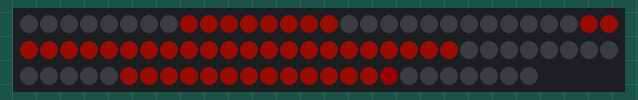
The program below on a simulated ESP32. Parts: 86 RGB LEDs in strip order, left to right, continuing on the next row. Dim RGB values are drawn brighter than linear; WiFi joins after 1.5 s; servers stay silent unless stated; the local clock reads 2024-03-15 10:24:30 at power-on unless the program sets it; what the program prints to the serial monitor is not drawn.

Above: at 1.6 s.

The program:

main.cpp
```cpp
#include <Arduino.h>
#include <WiFi.h>
#include <FastLED.h>
#include <string.h>
#include "time.h"
#include "structs.h"

#define N 8
#define NLEDS 86
#define SEGMENT_SIZE 4
#define DIGIT_SIZE 28
#define MINUTES_SIZE 71
#define SECONDS_SIZE 86

const int ledPin =  4;      // the number of the LED pin
const char* ssid       = "Dalva 2.4";
const char* password   = "carlosbaum";

const char* ntpServer = "pool.ntp.org";
const long  gmtOffset_sec = -3*3600;

CRGB leds[NLEDS];
WiFiClient espClient;

//Variables
struct tm timeinfo;
struct hour key_hours[N];
struct colour key_colours[N];
struct colour current_colour;
struct colour green, yellow, blue;
int count = 0;
int previous;
long next_time_seconds, previous_time_seconds, total_seconds;
int diff_r, diff_g, diff_b;
float percentage;
int r, g, b;

void printLocalTime()
{
  struct tm timeinfo;
  if(!getLocalTime(&timeinfo)){
    Serial.println("Failed to obtain time");
    return;
  }
  Serial.println(&timeinfo, "%A, %B %d %Y %H:%M:%S");
}

struct colour time_based_colour(){

  if(!getLocalTime(&timeinfo)){
    Serial.println("Failed to obtain time");
    current_colour.r = 0;
    current_colour.g = 99;
    current_colour.b = 99;
    return current_colour;
  }
  Serial.println(&timeinfo, "%A, %B %d %Y %H:%M:%S");

  while(key_hours[count].h*60*60 + key_hours[count].m*60 + key_hours[count].s <= timeinfo.tm_hour*60*60 + timeinfo.tm_min*60 + timeinfo.tm_sec){
    count++;
    if (count == N){
      count = 0;
      break;
    }
  }

  if (count == 0)
    previous = N - 1;
  else
    previous = count - 1;

  if (timeinfo.tm_hour*60*60 + timeinfo.tm_min*60 + timeinfo.tm_sec >= key_hours[N-1].h*60*60 + key_hours[N-1].m*60 + key_hours[N-1].s){
    next_time_seconds = key_hours[count].h*60*60 + 24*60*60;
    previous_time_seconds = key_hours[previous].h*60*60;
  }
  else if (timeinfo.tm_hour*60*60 + timeinfo.tm_min*60 + timeinfo.tm_sec < key_hours[0].h*60*60 + key_hours[0].m*60 + key_hours[0].s){
    next_time_seconds = key_hours[count].h*60*60;
    previous_time_seconds = (key_hours[N-1].h - 24)*60*60;
  }
  else{
    next_time_seconds = key_hours[count].h*60*60 + key_hours[count].m*60 + key_hours[count].s;
    previous_time_seconds = key_hours[previous].h*60*60 + key_hours[previous].m*60 + key_hours[previous].s;
  }

  total_seconds = next_time_seconds - previous_time_seconds;
  diff_r = key_colours[count].r - key_colours[previous].r;
  diff_g = key_colours[count].g - key_colours[previous].g;
  diff_b = key_colours[count].b - key_colours[previous].b;

  percentage = 1 - (next_time_seconds - (timeinfo.tm_hour*60*60.0 + timeinfo.tm_min*60.0 + timeinfo.tm_sec))/total_seconds;
  Serial.println(percentage);
  current_colour.r = key_colours[previous].r + diff_r*percentage;
  current_colour.g = key_colours[previous].g + diff_g*percentage;
  current_colour.b = key_colours[previous].b + diff_b*percentage;
  return current_colour;
}

bool check_colour(int x){
  return (x >= 0 && x <= 200);
}

void set_colour(int r, int g, int b, int start, int end){
  bool check_r, check_g, check_b;
  check_r = check_colour(r);
  check_g = check_colour(g);
  check_b = check_colour(b);

  if (check_r && check_g && check_b){
    if (end > 0){
      for(int i = start; i < end; i++)
        leds[i] = CRGB(r, g, b);
    }
    else{
      leds[start] = CRGB(r, g, b);
    }
  }
  return;
}

void prepare_hour_leds(int hour){
  int segments[10][7] =  {{0, 1, 2, 3, 4, 5, -1},
                          {2, 3, -1},
                          {1, 2, 4, 5, 6, -1},
                          {1, 2, 3, 4, 6, -1},
                          {0, 2, 3, 6, -1},
                          {0, 1, 3, 4, 6, -1},
                          {0, 1, 3, 4, 5, 6, -1},
                          {1, 2, 3, -1},
                          {0, 1, 2, 3, 4, 5, 6},
                          {0, 1, 2, 3, 6, -1}};

  String digit_1, digit_2;
  int first_digit, second_digit;
  if (hour < 10){
    first_digit = 0;
    second_digit = hour;
  }
  else{
    digit_1 = String(hour)[0];
    digit_2 = String(hour)[1];
    first_digit = digit_1.toInt();
    second_digit = digit_2.toInt();
  }

  for (int i = 0; i < 7 && segments[first_digit][i] != -1; i++){
    set_colour(current_colour.r, current_colour.g, current_colour.b, segments[first_digit][i]*SEGMENT_SIZE, segments[first_digit][i]*SEGMENT_SIZE+SEGMENT_SIZE);
  }

  for (int i = 0; i < 7 && segments[second_digit][i] != -1; i++){
    set_colour(current_colour.r, current_colour.g, current_colour.b, segments[second_digit][i]*SEGMENT_SIZE+DIGIT_SIZE, segments[second_digit][i]*SEGMENT_SIZE+DIGIT_SIZE+SEGMENT_SIZE);
  }
}

void prepare_minutes_leds(int min){
  int complete_leds, active_led;
  complete_leds = min/4;
  active_led = min%4;
  set_colour(current_colour.r, current_colour.g, current_colour.b, MINUTES_SIZE-complete_leds, MINUTES_SIZE);
  switch(active_led){
    case 1:
      set_colour(yellow.r, yellow.g, yellow.b, MINUTES_SIZE-complete_leds-1, -1);
      break;
    case 2:
      set_colour(green.r, green.g, green.b, MINUTES_SIZE-complete_leds-1, -1);
      break;
    case 3:
      set_colour(blue.r, blue.g, blue.b, MINUTES_SIZE-complete_leds-1, -1);
      break;
  }
}

void prepare_seconds_leds(int sec){
  int complete_leds, active_led;
  complete_leds = sec/4;
  active_led = sec%4;
  set_colour(current_colour.r, current_colour.g, current_colour.b, MINUTES_SIZE, MINUTES_SIZE+complete_leds);
  switch (active_led){
    case 1:
      set_colour(yellow.r, yellow.g, yellow.b, MINUTES_SIZE+complete_leds, -1);
      break;
    case 2:
      set_colour(green.r, green.g, green.b, MINUTES_SIZE+complete_leds, -1);
      break;
    case 3:
      set_colour(blue.r, blue.g, blue.b, MINUTES_SIZE+complete_leds, -1);
      break;
  }
}

void setup() {
  Serial.begin(9600);


  //connect to WiFi
  Serial.printf("Connecting to %s ", ssid);
  WiFi.begin(ssid, password);
  while (WiFi.status() != WL_CONNECTED) {
      delay(500);
      Serial.print(".");
  }
  Serial.println(" CONNECTED");

  //init and get the time
  configTime(gmtOffset_sec, 0, ntpServer);
  printLocalTime();

  //initialise hours
  key_hours[0].h = 0;
  key_hours[1].h = 3;
  key_hours[2].h = 6;
  key_hours[3].h = 9;
  key_hours[4].h = 12;
  key_hours[5].h = 10;
  key_hours[6].h = 18;
  key_hours[7].h = 21;

  //initialise colours
  key_colours[0].r = 25; //25,0,25 midnight purple
  key_colours[0].g = 0;
  key_colours[0].b = 25;
  key_colours[1].r = 3; //3, 0, 43  blue
  key_colours[1].g = 7;
  key_colours[1].b = 30;
  key_colours[2].r = 20;   //70, 70, 0 yellow
  key_colours[2].g = 20;
  key_colours[2].b = 0;
  key_colours[3].r = 25;   //200, 82, 0 orange
  key_colours[3].g = 5;
  key_colours[3].b = 0;
  key_colours[4].r = 25;   //200, 0, 0 red
  key_colours[4].g = 0;
  key_colours[4].b = 0;
  key_colours[5].r = 30; //200, 82, 0 orange
  key_colours[5].g = 10;
  key_colours[5].b = 0;
  key_colours[6].r = 0;  //7, 199, 23 light green
  key_colours[6].g = 30;
  key_colours[6].b = 10;
  key_colours[7].r = 4;   //4, 118, 199 light blue
  key_colours[7].g = 7;
  key_colours[7].b = 30;
  green.r = 20;
  green.g = 20;
  green.b = 0;
  yellow.r = 0;
  yellow.g = 25;
  yellow.b = 0;
  blue.r = 25;
  blue.g = 0;
  blue.b = 0;

  FastLED.addLeds<NEOPIXEL, ledPin>(leds, NLEDS);
}

void clear_leds(){
  set_colour(0, 0, 0, 0, NLEDS);
}

void loop() {
  //Get time
  current_colour = time_based_colour();

  //Clear LEDs
  clear_leds();

  //Set hour LEDs
  prepare_hour_leds(timeinfo.tm_hour);

  //Set minutes LEDs
  prepare_minutes_leds(timeinfo.tm_min);

  //Set seconds LEDs
  prepare_seconds_leds(timeinfo.tm_sec);

  //Light the LEDs
  FastLED.show();

  //Just a sec...
  delay(1000);
}
```

structs.h
```cpp
struct colour {
    int r;
    int g;
    int b;
};

struct hour {
    int h = 0;
    int m = 0;
    int s = 0;
};
```
